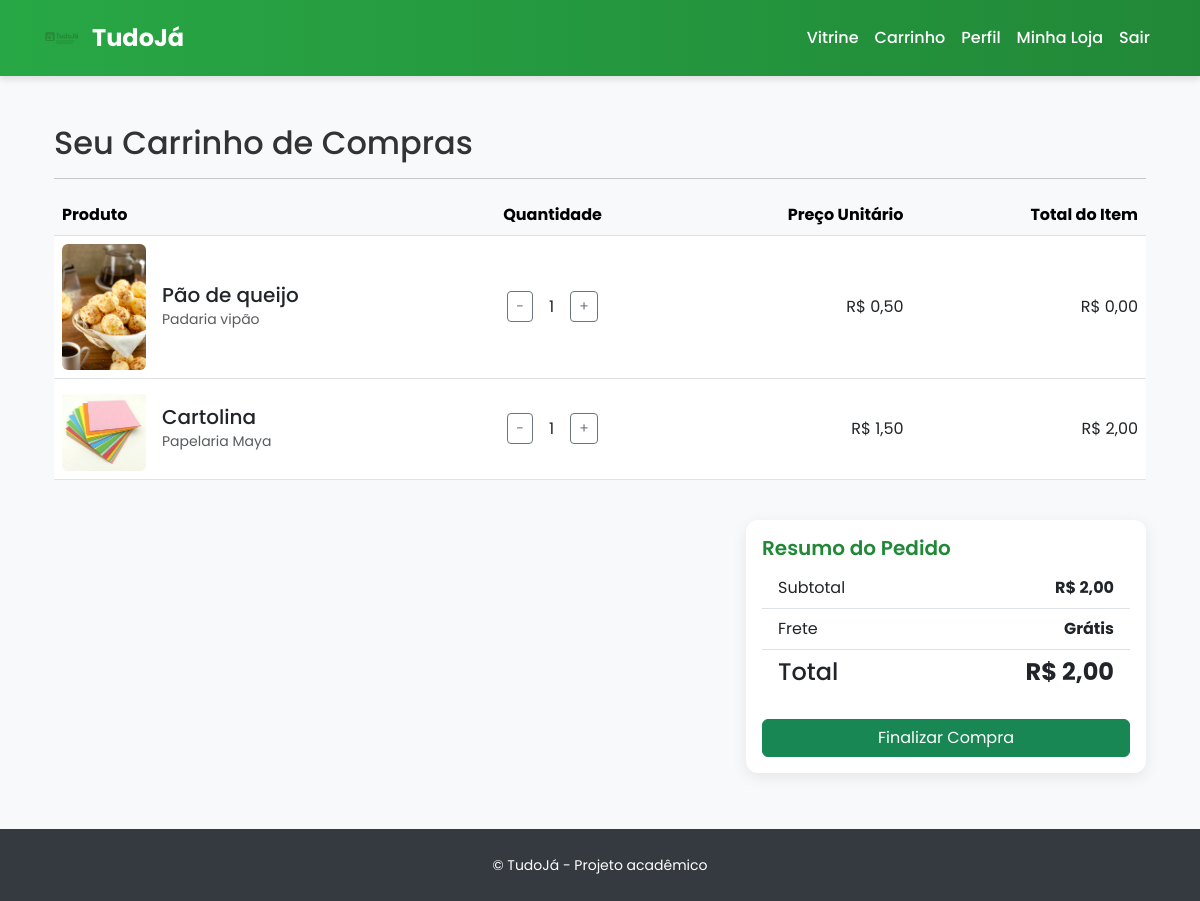
Screenshot of /carrinho/ (signed in) with the database file from the repository.
### Funcionalidades/carrinho/models.py (models this page shows, shortened)
class CartItem(models.Model):
    cart = models.ForeignKey(Cart, on_delete=models.CASCADE, related_name='items')
    product = models.ForeignKey(Product, on_delete=models.CASCADE)
    quantity = models.PositiveIntegerField(default=1)

### Funcionalidades/cadastrar_loja/models.py (models this page shows, shortened)
class Product(models.Model):
    store = models.ForeignKey(Store, on_delete=models.CASCADE, related_name='products')
    name = models.CharField("Nome do produto", max_length=200)
    description = models.TextField(blank=True)
    price = models.DecimalField(max_digits=10, decimal_places=2)
    quantity = models.PositiveIntegerField(default=0)
    image = models.ImageField(upload_to='product_images/', blank=True, null=True)
    active = models.BooleanField(default=True)
    created_at = models.DateTimeField(auto_now_add=True)

class Store(models.Model):
    owner = models.OneToOneField(User, on_delete=models.CASCADE, related_name='store')
    name = models.CharField("Nome da loja", max_length=150)
    description = models.TextField(blank=True)
    logo = models.ImageField(upload_to='store_logos/', blank=True, null=True)
    created_at = models.DateTimeField(default=timezone.now)

### Funcionalidades/carrinho/views.py (the view)
# urls.py: path('', views.view_cart, name='view_cart'),
@login_required
def view_cart(request):
    cart = Cart.objects.filter(user=request.user).first()
    total_price = 0
    if cart:
        total_price = sum(item.product.price * item.quantity for item in cart.items.all())
    return render(request, 'carrinho/carrinho.html', {
        'cart': cart,
        'total_price': total_price,
    })

### templates/carrinho/carrinho.html
{% extends "base.html" %}
{% load static %} {% block content %}
<div class="container mt-4">
    <h2>Seu Carrinho de Compras</h2>
    <hr>
    {% if cart and cart.items.all %}
        <div class="table-responsive">
            <table class="table table-hover align-middle">
                <thead class="table-light">
                    <tr>
                        <th scope="col">Produto</th>
                        <th scope="col"></th>
                        <th scope="col" class="text-center">Quantidade</th>
                        <th scope="col" class="text-end">Preço Unitário</th>
                        <th scope="col" class="text-end">Total do Item</th>
                    </tr>
                </thead>
                <tbody>
                    {% for item in cart.items.all %}
                    <tr>
                        <td style="width: 100px;">
                            {% if item.product.image %}
                                <img src="{{ item.product.image.url }}" class="img-fluid rounded" alt="{{ item.product.name }}">
                            {% elif item.product.name == 'Pão de queijo' %}
                                <img src="{% static 'paodequeijonovo.jpg' %}" class="img-fluid rounded" alt="Pão de Queijo">
                            {% else %}
                                <img src="https://i.imgur.com/2s09sGT.png" class="img-fluid rounded" alt="Produto sem imagem">
                            {% endif %}
                        </td>
                        <td>
                            <h5 class="mb-0">{{ item.product.name }}</h5>
                            <small class="text-muted">{{ item.product.store.name }}</small>
                        </td>
                        <td class="text-center">
                            <div class="d-flex justify-content-center align-items-center">
                                <a href="{% url 'decrement_cart_item' item.id %}" class="btn btn-outline-secondary btn-sm">-</a>
                                <span class="mx-3">{{ item.quantity }}</span>
                                <a href="{% url 'increment_cart_item' item.id %}" class="btn btn-outline-secondary btn-sm">+</a>
                            </div>
                        </td>
                        <td class="text-end">R$ {{ item.product.price|floatformat:2 }}</td>
                        <td class="text-end">R$ {% widthratio item.product.price 1 item.quantity as total_item %}{{ total_item|floatformat:2 }}</td>
                    </tr>
                    {% endfor %}
                </tbody>
            </table>
        </div>
        <div class="d-flex justify-content-end mt-4">
            <div class="card" style="width: 25rem;">
                <div class="card-body">
                    <h5 class="card-title">Resumo do Pedido</h5>
                    <ul class="list-group list-group-flush">
                        <li class="list-group-item d-flex justify-content-between">
                            <span>Subtotal</span>
                            <strong>R$ {{ total_price|floatformat:2 }}</strong>
                        </li>
                        <li class="list-group-item d-flex justify-content-between">
                            <span>Frete</span>
                            <strong>Grátis</strong>
                        </li>
                        <li class="list-group-item d-flex justify-content-between">
                            <h4>Total</h4>
                            <h4><strong>R$ {{ total_price|floatformat:2 }}</strong></h4>
                        </li>
                    </ul>
                    <a href="{% url 'finalizar_compra' %}" class="btn btn-success w-100 mt-3">Finalizar Compra</a>
                </div>
            </div>
        </div>
    {% else %}
        <div class="text-center py-5">
            <h4>Seu carrinho está vazio.</h4>
            <p class="text-muted">Adicione produtos da nossa vitrine para vê-los aqui.</p>
            <a href="{% url 'home' %}" class="btn btn-primary mt-3">Voltar para a Vitrine</a>
        </div>
    {% endif %}
</div>
{% endblock %}

### templates/base.html (shortened to what this page needs)
{% load static %}
<!doctype html>
<html lang="pt-br">
  <head>
    <link href="https://cdn.jsdelivr.net/npm/bootstrap@5.3.0/dist/css/bootstrap.min.css" rel="stylesheet">
  </head>
  <body>
    <nav class="navbar navbar-expand-lg navbar-custom">
      <div class="container">
        <a class="navbar-brand d-flex align-items-center" href="{% url 'index' %}">
          <img src="{% static 'logo-tudoJa.png' %}" alt="Logo" style="height:40px; margin-right:10px;"/>
          TudoJá
        </a>
        <div class="collapse navbar-collapse" id="navbarNav">
          <ul class="navbar-nav ms-auto align-items-center">
            {% if request.user.is_authenticated %}
              <li class="nav-item"><a class="nav-link" href="{% url 'home' %}">Vitrine</a></li>
              <li class="nav-item"><a class="nav-link" href="{% url 'view_cart' %}">Carrinho</a></li>
              <li class="nav-item"><a class="nav-link" href="{% url 'perfil' %}">Perfil</a></li>
              <li class="nav-item"><a class="nav-link" href="{% url 'detalhe_loja' %}">Minha Loja</a></li>
              <li class="nav-item">
                <a class="nav-link" href="#" onclick="event.preventDefault(); document.getElementById('logout-form').submit();">Sair</a>
              </li>
            {% else %}
              <li class="nav-item"><a class="btn btn-light btn-sm mx-1" href="{% url 'login' %}">Entrar</a></li>
              <li class="nav-item"><a class="btn btn-outline-light btn-sm mx-1" href="{% url 'register' %}">Cadastrar</a></li>
            {% endif %}
          </ul>
        </div>
      </div>
    </nav>
    <main class="py-4">
      <div class="container">
        {% block content %}{% endblock %}
      </div>
    </main>
    <footer class="text-center py-4">
      <small>© TudoJá - Projeto acadêmico</small>
    </footer>
  </body>
</html>

### templates/base.html (style rules this page uses)
body { font-family: 'Poppins', sans-serif; background-color: #f8f9fa; color: #333; }
main { min-height: 80vh; }
.navbar-custom { background: linear-gradient(90deg, #28a745, #218838); box-shadow: 0 4px 6px rgba(0,0,0,0.1); padding: 0.8rem 1rem; }
.navbar-custom .navbar-brand, .navbar-custom .nav-link { color: white !important; }
.navbar-custom .navbar-brand { font-weight: 700; font-size: 1.5rem; }
.navbar-custom .nav-link { font-weight: 500; transition: all 0.3s ease; padding: 0.5rem 1rem; border-radius: 5px; }
.card { border: none; border-radius: 12px; box-shadow: 0 4px 15px rgba(0,0,0,0.08); transition: all 0.3s ease; overflow: hidden; height: 100%; }
.card-body { display: flex; flex-direction: column; }
.card-title { font-weight: 600; color: #218838; }
footer { background-color: #343a40; color: white; padding: 1.5rem 0; margin-top: 2rem; }

### rows the page displays
CartItem: product.name "Pão de queijo", product.store.name "Padaria vipão", quantity "1", product.price "0,50", total_item "0,00"
CartItem: product.image (picture), product.name "Cartolina", product.store.name "Papelaria Maya", quantity "1", product.price "1,50", total_item "2,00"

### other values shown
{{ total_price|floatformat:2 }} "2,00"
